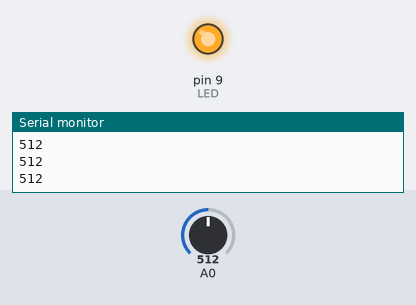
A sketch run on a simulated Arduino Uno, built with avr-gcc and run on an emulated ATmega328P. Parts: output pins drawn as LEDs (lit = HIGH), the last lines printed to the serial monitor. The inputs (shaded band) are chosen by the test bench; at power-on: A0 = 512.

Above: at 1.2 s.
1.3 s: A0 set to 306
At 2.3 s:
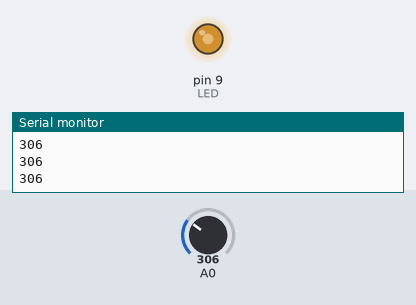
2.8 s: A0 set to 511
At 4.0 s:
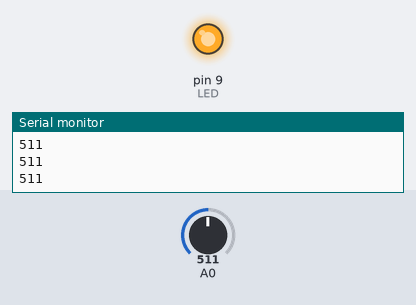
4.3 s: A0 set to 0
At 5.2 s:
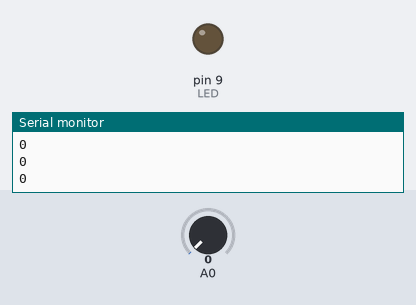
5.8 s: A0 set to 3
At 6.2 s:
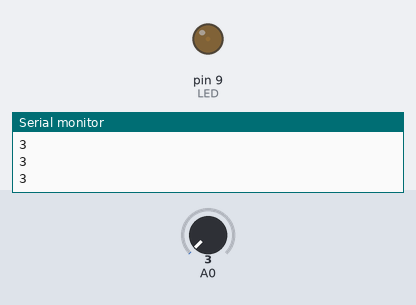
7.3 s: A0 set to 716
At 7.9 s:
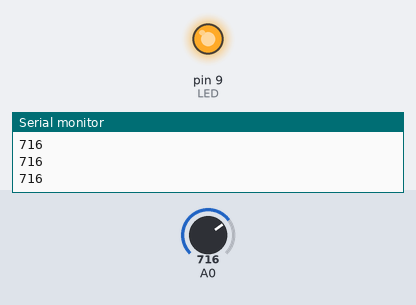
Timing chart, 0 to 9.8 s (numbered marks = the images above; inputs shaded):
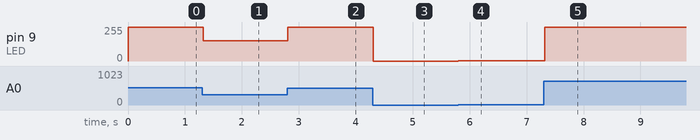

The sketch:

Part_C.ino
```cpp
const int LED = 9;  // LED inpit, (obv)
//const int LIGHT = A0;   //I need this // nevermind, no i dont.
int x = 0;  // this is a placeholder for the light meter thing

void setup() {
  // put your setup code here, to run once:
pinMode(LED, OUTPUT);
Serial.begin(9600);
}

void loop() {
  // put your main code here, to run repeatedly:
x = analogRead(0);
Serial.println(x);

analogWrite(LED, x/2);  //the thing outputs half of what the thing reads
delay(10); // special effects by Michael Bay
analogWrite(LED, x/2); // the thing does the thing again, to make sure the thing isnt the same ad infinitum
delay(10);


}
```

Measured:
- after the input at 1.3 s, pin 9 (LED): 255/255 → 153/255 at once
- after the input at 2.8 s, pin 9 (LED): 153/255 → 255/255 at once
- after the input at 4.3 s, pin 9 (LED): 255/255 → 0/255 at once
- after the input at 5.8 s, pin 9 (LED): 0/255 → 1/255 at once
- after the input at 7.3 s, pin 9 (LED): 1/255 → 255/255 at once
